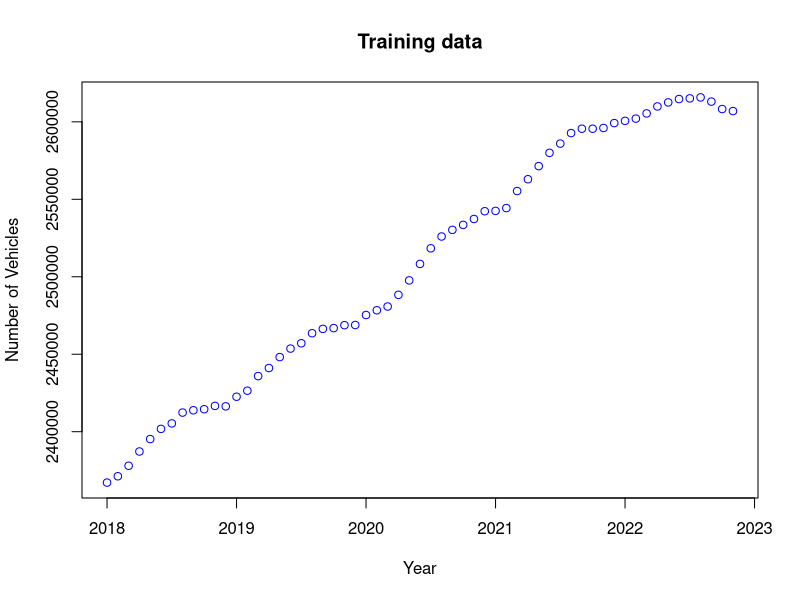
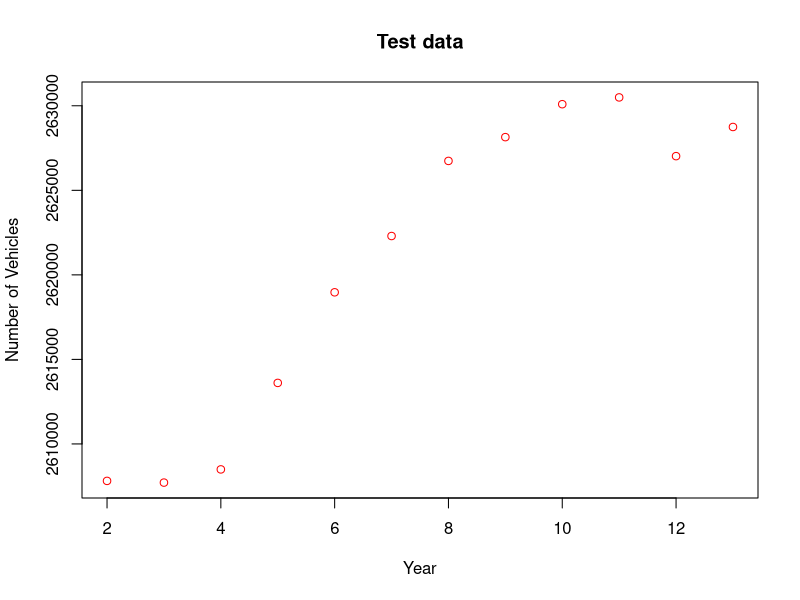
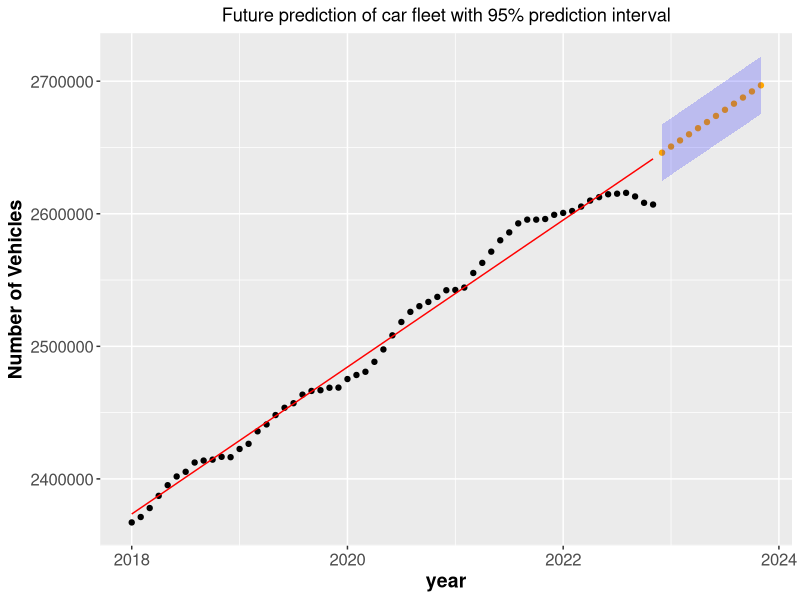
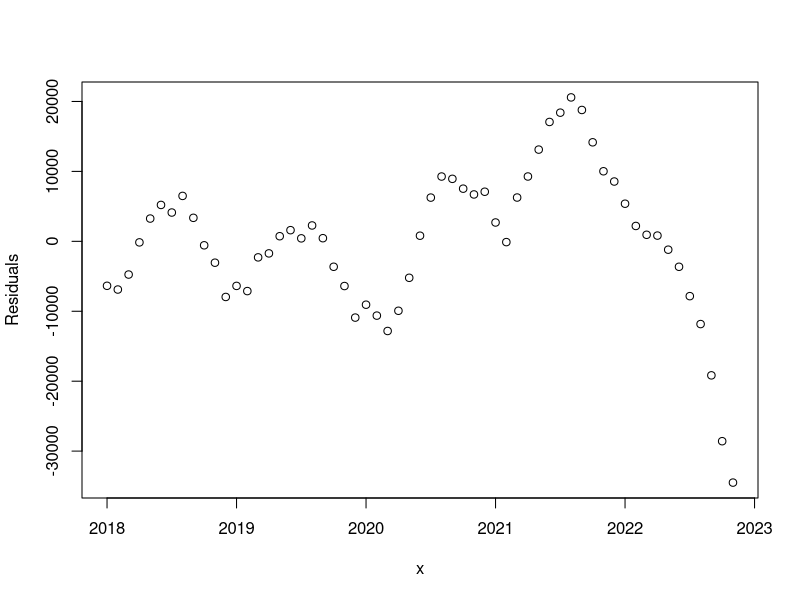
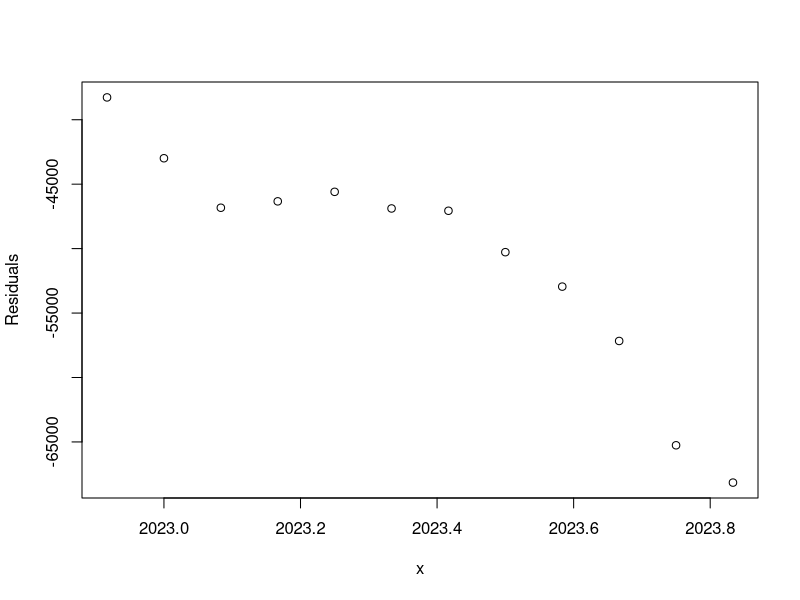
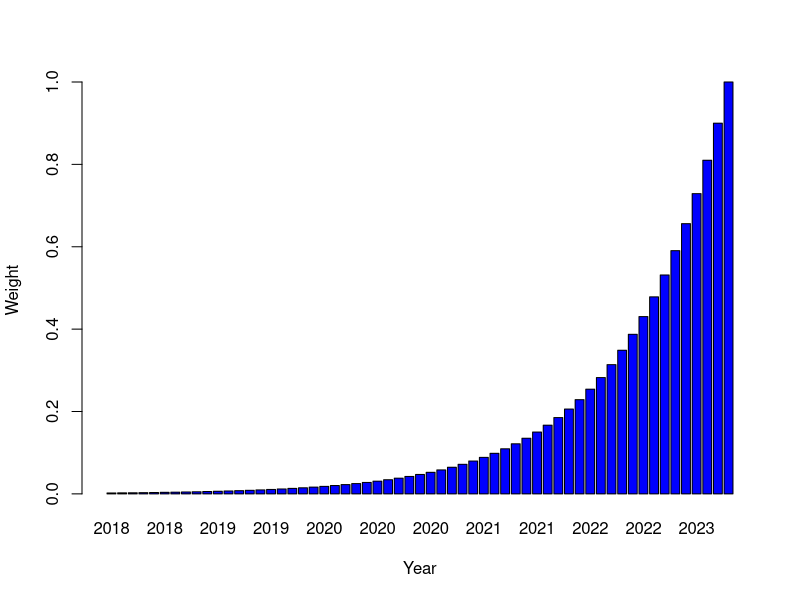
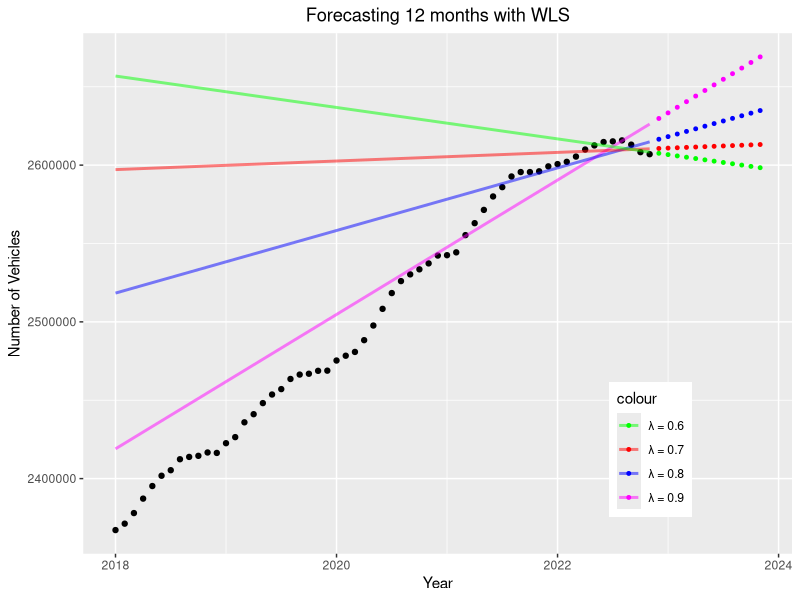
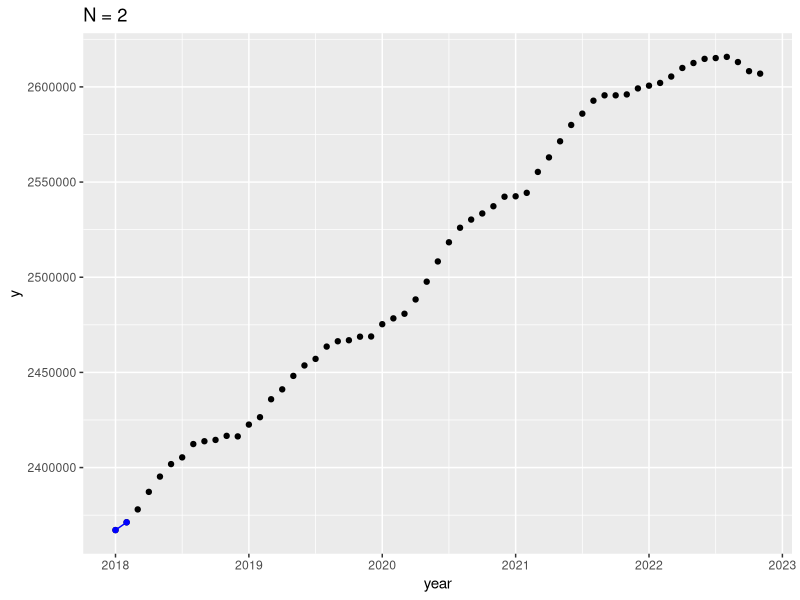

Write the R code that produced these figures, in order. (Note: this script raises an error after producing the figures.)
# Required package to read excel
library("readxl")
library("ggplot2")

### DATA IMPORT ###
# Training Data
my_data <- read_excel("Assignment 1/DST_BIL54_train.xlsx")
# my_data <- read_excel("/Users/thomastrosborg/Desktop/Uni/Master/1. semester/Time Series Analysis/git/Assignment 1/DST_BIL54_train.xlsx")
n_train <- length(my_data)
train <- unlist(my_data[1, 2:n_train])
x <- seq(2018, 2022 + 10 / 12, by = 1 / 12)
n <- length(x)
y_train <- train

# Test Data
my_data <- read_excel("Assignment 1/DST_BIL54_test.xlsx")
# my_data <- read_excel("/Users/thomastrosborg/Desktop/Uni/Master/1. semester/Time Series Analysis/git/Assignment 1/DST_BIL54_test.xlsx")
n_test <- length(my_data)
test <- unlist(my_data[1, 2:n_test])


##### Q1 #####
plot(x, train, col = "blue", title("Training data"), xlab="Year", ylab="Number of Vehicles")

plot(2:n_test, test, col = "red", title("Test data"), xlab="Year", ylab="Number of Vehicles")




##### Q2 #####
# Q2.1
ones <- rep(1, length(x))
x_ols <- cbind(ones, x)
theta <- solve(t(x_ols) %*% x_ols) %*% t(x_ols) %*% train

y_hat <- x_ols %*% theta
#plot(x, y_hat, col = "blue", title("Training data - OLS estimate"))
print(theta)

# Error, squared errors and residual variance estimate
error <- train - y_hat
RSS_ols <- t(error) %*% error
sigma2 <- as.numeric(RSS_ols) / (n_train - length(theta))

# Variance and std of estimated errors
v_ols <- sigma2 * solve(t(x_ols) %*% x_ols)
s_ols <- sqrt(diag(v_ols))

# Make forecast for next 12 months
x_test <- seq(2022 + 11 / 12, 2023 + 10 / 12, by = 1 / 12)
x_forecast <- cbind(1, x_test)
y_forecast <- x_forecast %*% theta

# Confidence interval
alpha <- 0.05
vmatrix <- sigma2 * (1 + (x_forecast %*% solve(t(x_ols) %*% x_ols)) %*% t(x_forecast))

CI_lb <- y_forecast - qt(1 - alpha / 2, n_train - length(theta)) * sqrt(diag(vmatrix))
CI_ub <- y_forecast + qt(1 - alpha / 2, n_train - length(theta)) * sqrt(diag(vmatrix))

# Plot fitted model, training data, forecast and CI
df_train <- data.frame(year = x, y = train, y_hat = y_hat)
df_forecast <- data.frame(year = x_forecast[,2], y = y_forecast, CI_lb = CI_lb, CI_ub = CI_ub)


ggplot(df_train, aes(x = year, y=train), title("Prediction of car fleet")) +
  geom_point(col = "black") + 
  geom_line(aes(x = year, y=y_hat), col="red", size = 0.5) +
  geom_point(data = df_forecast, aes(x = year, y = y), col="orange", size=1.5) +
  geom_ribbon(data=df_forecast, aes(x=year,ymin=CI_lb, ymax=CI_ub), inherit.aes=FALSE, alpha=0.2, fill="blue") +
  ggtitle("Future prediction of car fleet with 95% prediction interval") + ylab("Number of Vehicles") +
  theme(plot.title = element_text(hjust = 0.5), axis.text=element_text(size=12), axis.title=element_text(size=14,face="bold"))

# Residual of model on historic data, clearly not white noise
plot(x, error, ylab = "Residuals")

# Test error, model overestimates car fleet
plot(x_forecast[, 2], test - y_forecast, ylab = "Residuals", xlab = "x")




##### Q3 #####

# 3.1
lambda <- 0.9
SIGMA_OLS <- diag(n)
SIGMA_WLS <- diag(n)
for (i in 1:n) {
  SIGMA_WLS[i,i] <- 1/lambda^(n-i)
}
print(SIGMA_WLS[55:59,55:59])
W_WLS <- solve(SIGMA_WLS)

# 3.2
weights <- lambda^((n-1):0)
# plot the weights:
barplot(weights, names= round(x), col = "blue",xlab = "Year",ylab="Weight")

# 3.3
print(sum(weights))

# 3.4
WLS <- solve(t(x_ols)%*%solve(SIGMA_WLS)%*%x_ols)%*%(t(x_ols)%*%solve(SIGMA_WLS)%*%y_train)
print(WLS)

# 3.5
y_wls <- x_test
lambdas <- c(0.9, 0.8, 0.7, 0.6)
df_forecast_wls <- data.frame(year = x_forecast[,2])
frame_names <- c('l09', 'l08', 'l07', 'l06')
df_forecast_wls[frame_names] <- NA

df_train[frame_names] <- NA

for (j in 1:length(lambdas)) {
  lambda = lambdas[j]
  for (i in 1:n) {
    SIGMA_WLS[i,i] <- 1/lambda^(n-i)
  }
  WLS <- solve(t(x_ols)%*%solve(SIGMA_WLS)%*%x_ols)%*%(t(x_ols)%*%solve(SIGMA_WLS)%*%y_train)
  y_pred <- x_forecast %*% WLS
  df_forecast_wls[frame_names[j]] <- y_pred
  df_train[frame_names[j]] <- x_ols %*% WLS
}

colors <- c("magenta", "blue", "red", "green")

ggplot(df_train, aes(x = year, y=train, colour='black')) +
  geom_point(col = "black") +
  geom_point(data=df_forecast_wls, aes(x=year, y=l09, colour="n9"), size=1)+
  geom_point(data=df_forecast_wls, aes(x=year, y=l08, colour="n8"), size=1)+
  geom_point(data=df_forecast_wls, aes(x=year, y=l07, colour="n7"), size=1)+
  geom_point(data=df_forecast_wls, aes(x=year, y=l06, colour="n6"), size=1)+
  geom_line(data=df_train, aes(x=year, y=l09, colour="n9"),linewidth=1, alpha=0.5)+
  geom_line(data=df_train, aes(x=year, y=l08, colour="n8"),linewidth=1, alpha=0.5)+
  geom_line(data=df_train, aes(x=year, y=l07, colour="n7"),linewidth=1, alpha=0.5)+
  geom_line(data=df_train, aes(x=year, y=l06, colour="n6"),linewidth=1, alpha=0.5)+
  theme(legend.position = c(0.8, 0.2), plot.title = element_text(hjust = 0.5)) +
  scale_color_manual(values = c(n9 = colors[1], n8 = colors[2], n7 = colors[3], n6 = colors[4]),
                     labels = c(n9 = "\u03bb = 0.9", n8 = "\u03bb = 0.8", n7 = "\u03bb = 0.7", n6 = "\u03bb = 0.6")) +
  labs(y= "Number of Vehicles", x = "Year", title = "Forecasting 12 months with WLS")
  
# 3.6


##### Q4 #####

# 4.1 
f <- function(j) rbind(1, j)
L <- matrix(c(1.,0., 1.,1.),
            byrow=TRUE, nrow=2)
Linv <- solve(L) 

# 4.2
i <- 1
F_N <-  (lambda^0) * f(0)%*%t(f(0))
h_N <-  (lambda^0) * f(0) * y_train[i]

# 4.3
# Using λ = 0.9 update FN and hN recursively and provide F10 and h10. We will 
# not calculate predictions for these first 10 steps.
lambda = 0.9
for (i in 2:10){
  F_N <- F_N + lambda^(i-1) * f(-(i-1)) %*% t(f(-(i-1)))  
  h_N <- lambda * Linv %*% h_N + f(0)*y_train[i]
  theta_N <- solve(F_N)%*%h_N
  
  yhat_N <- t(f(-(i-1):(59-i)))%*%theta_N
  plot_N <- ggplot(df_train, aes(x=year, y=y)) +
    geom_point() + 
    geom_point(data=df_train[1:i,], col="blue") + 
    geom_line(data=df_train[1:i,], aes(y=yhat_N[1:i]), col="blue") +
    #geom_line(aes(y=yhat_ols), col="red", linetype=2) + 
    #xlim(1980, 2005) + ylim(0,5.5) + 
    ggtitle(paste0("N = ", i))
  
  print(plot_N)
}

# 4.4
# Now update the model recursively up to F59 and h59, while also calculating predictions at each
# step. You should calculate predictions for 1 month ahead, 6 months ahead and 12 months ahead.
for (i in 11:59){
  F_N <- F_N + lambda^(i-1) * f(-(i-1)) %*% t(f(-(i-1)))  
  h_N <- lambda * Linv %*% h_N + f(0)*y[i]
  theta_N <- solve(F_N)%*%h_N
  
  yhat_N <- t(f(-(i-1):(59-i)))%*%theta_N
  ypred_1 <- t(f(1:2))%*%theta_N
  ypred_6 <- t(f(1:6))%*%theta_N
  ypred_12 <- t(f(1:12))%*%theta_N
  
  plot_N <- ggplot(df_train, aes(x=year, y=y)) +
    geom_point() + 
    geom_point(data=df_train[1:i,], col="blue") + 
    geom_line(data=df_train[1:i,], aes(y=yhat_N[1:i]), col="blue") +
    
    #geom_line(aes(y=yhat_ols), col="red", linetype=2) + 
    #xlim(1980, 2005) + ylim(0,5.5) + 
    ggtitle(paste0("N = ", i))
  
  print(plot_N)
  
}




